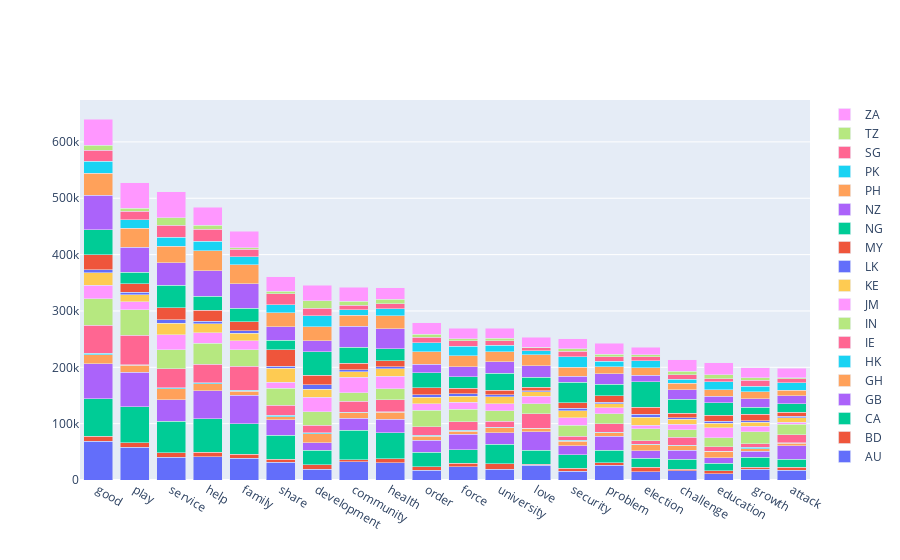

Notebook code for this chart:
### Code cell
create_stacked_bar_chart(df_result, 20, label = 'Total', method = 'count')

### Figure 1 — Plotly figure (JSON) as saved in the notebook; plotly's stock layout.template omitted (floating-point values rounded to 4 significant figures)
{"data": [{"name": "AU", "type": "bar", "x": ["good", "play", "service", "help", "family", "share", "development", "community", "health", "order", "force", "university", "love", "security", "problem", "election", "challenge", "education", "growth", "attack"], "y": [69212, 58287, 40173, 41557, 38261, 31326, 19317, 32525, 30834, 17553, 23322, 19416, 25896, 15575, 25784, 14751, 16000, 11328, 18854, 16962]}, {"name": "BD", "type": "bar", "x": ["good", "play", "service", "help", "family", "share", "development", "community", "health", "order", "force", "university", "love", "security", "problem", "election", "challenge", "education", "growth", "attack"], "y": [8792, 7606, 7968, 7366, 7603, 5578, 8147, 3781, 7050, 6309, 6413, 9058, 2156, 5391, 4423, 8289, 2998, 4817, 3923, 6100]}, {"name": "CA", "type": "bar", "x": ["good", "play", "service", "help", "family", "share", "development", "community", "health", "order", "force", "university", "love", "security", "problem", "election", "challenge", "education", "growth", "attack"], "y": [65817, 64407, 56090, 59806, 53841, 42439, 25063, 51986, 45601, 24964, 23807, 34588, 25114, 23969, 22658, 15490, 17734, 13544, 17839, 13561]}, {"name": "GB", "type": "bar", "x": ["good", "play", "service", "help", "family", "share", "development", "community", "health", "order", "force", "university", "love", "security", "problem", "election", "challenge", "education", "growth", "attack"], "y": [62508, 60891, 37761, 49232, 50586, 27272, 13338, 21583, 24033, 21593, 27382, 20690, 32739, 15620, 24433, 12965, 16041, 9756, 10015, 24289]}, {"name": "GH", "type": "bar", "x": ["good", "play", "service", "help", "family", "share", "development", "community", "health", "order", "force", "university", "love", "security", "problem", "election", "challenge", "education", "growth", "attack"], "y": [15741, 12303, 19792, 12844, 7623, 5825, 16038, 9843, 12879, 7203, 5545, 8910, 5647, 7976, 6642, 10910, 8185, 11499, 4972, 4222]}, {"name": "HK", "type": "bar", "x": ["good", "play", "service", "help", "family", "share", "development", "community", "health", "order", "force", "university", "love", "security", "problem", "election", "challenge", "education", "growth", "attack"], "y": [2452, 935, 1928, 2161, 935, 2568, 1617, 473, 1078, 1366, 1500, 737, 541, 1588, 1232, 873, 839, 473, 2155, 764]}, {"name": "IE", "type": "bar", "x": ["good", "play", "service", "help", "family", "share", "development", "community", "health", "order", "force", "university", "love", "security", "problem", "election", "challenge", "education", "growth", "attack"], "y": [50535, 52477, 34080, 32522, 42674, 17502, 13587, 19543, 21296, 15411, 14992, 11033, 25512, 7306, 14884, 6464, 13650, 7916, 6836, 14814]}, {"name": "IN", "type": "bar", "x": ["good", "play", "service", "help", "family", "share", "development", "community", "health", "order", "force", "university", "love", "security", "problem", "election", "challenge", "education", "growth", "attack"], "y": [46733, 45283, 33293, 37102, 29772, 30435, 24378, 15202, 19590, 28957, 22339, 18776, 17627, 20093, 17350, 21608, 13362, 15296, 21231, 17977]}, {"name": "JM", "type": "bar", "x": ["good", "play", "service", "help", "family", "share", "development", "community", "health", "order", "force", "university", "love", "security", "problem", "election", "challenge", "education", "growth", "attack"], "y": [23619, 14030, 26381, 19135, 16048, 10932, 25476, 27032, 21740, 11757, 12379, 11935, 13689, 12749, 10640, 6107, 10174, 17752, 9613, 3629]}, {"name": "KE", "type": "bar", "x": ["good", "play", "service", "help", "family", "share", "development", "community", "health", "order", "force", "university", "love", "security", "problem", "election", "challenge", "education", "growth", "attack"], "y": [22303, 12676, 20910, 15805, 13432, 24600, 14223, 10208, 13417, 11663, 10521, 12219, 7626, 12914, 7365, 13821, 9217, 8340, 6951, 8486]}, {"name": "LK", "type": "bar", "x": ["good", "play", "service", "help", "family", "share", "development", "community", "health", "order", "force", "university", "love", "security", "problem", "election", "challenge", "education", "growth", "attack"], "y": [5735, 4116, 6155, 4514, 4406, 3272, 7627, 3811, 3440, 4265, 4476, 4233, 1637, 3750, 2842, 5770, 2373, 3843, 3048, 2761]}, {"name": "MY", "type": "bar", "x": ["good", "play", "service", "help", "family", "share", "development", "community", "health", "order", "force", "university", "love", "security", "problem", "election", "challenge", "education", "growth", "attack"], "y": [26310, 15675, 20989, 19003, 15539, 29503, 17177, 11159, 10877, 12405, 10564, 8044, 6816, 10324, 11053, 12480, 7833, 10285, 11132, 6589]}, {"name": "NG", "type": "bar", "x": ["good", "play", "service", "help", "family", "share", "development", "community", "health", "order", "force", "university", "love", "security", "problem", "election", "challenge", "education", "growth", "attack"], "y": [44215, 20279, 39824, 25049, 23742, 16992, 41919, 28230, 21457, 26662, 20190, 29532, 17080, 36231, 20265, 45142, 24839, 22275, 12675, 15421]}, {"name": "NZ", "type": "bar", "x": ["good", "play", "service", "help", "family", "share", "development", "community", "health", "order", "force", "university", "love", "security", "problem", "election", "challenge", "education", "growth", "attack"], "y": [61754, 44413, 40291, 45050, 44217, 23524, 19217, 37738, 35196, 14877, 17604, 20646, 20999, 11065, 19108, 11203, 16816, 11688, 15153, 14176]}, {"name": "PH", "type": "bar", "x": ["good", "play", "service", "help", "family", "share", "development", "community", "health", "order", "force", "university", "love", "security", "problem", "election", "challenge", "education", "growth", "attack"], "y": [38481, 33631, 28905, 35676, 33230, 25052, 24564, 18978, 22710, 22317, 19261, 18032, 19209, 15689, 11902, 12977, 11978, 11660, 12107, 9787]}, {"name": "PK", "type": "bar", "x": ["good", "play", "service", "help", "family", "share", "development", "community", "health", "order", "force", "university", "love", "security", "problem", "election", "challenge", "education", "growth", "attack"], "y": [21605, 15237, 16059, 16712, 14563, 14113, 19384, 9631, 12325, 16157, 17186, 11454, 6851, 18091, 10556, 12737, 7082, 13825, 9539, 13220]}, {"name": "SG", "type": "bar", "x": ["good", "play", "service", "help", "family", "share", "development", "community", "health", "order", "force", "university", "love", "security", "problem", "election", "challenge", "education", "growth", "attack"], "y": [19412, 14574, 21933, 21311, 12615, 19682, 13959, 8818, 9604, 10055, 9249, 8082, 5926, 10170, 7571, 7535, 7720, 5224, 11045, 7128]}, {"name": "TZ", "type": "bar", "x": ["good", "play", "service", "help", "family", "share", "development", "community", "health", "order", "force", "university", "love", "security", "problem", "election", "challenge", "education", "growth", "attack"], "y": [8562, 5320, 12593, 7226, 3262, 4732, 13117, 6448, 7815, 4796, 3786, 4117, 844, 4083, 4215, 3399, 6348, 7462, 4738, 1458]}, {"name": "ZA", "type": "bar", "x": ["good", "play", "service", "help", "family", "share", "development", "community", "health", "order", "force", "university", "love", "security", "problem", "election", "challenge", "education", "growth", "attack"], "y": [46851, 45289, 46465, 31549, 29046, 24990, 27104, 24975, 20489, 21108, 19141, 17465, 17227, 18489, 19966, 12761, 20299, 21199, 17413, 16588]}], "layout": {"barmode": "stack"}}
